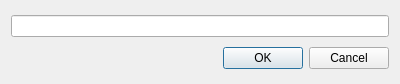
<?xml version="1.0" encoding="UTF-8"?>
<ui version="4.0">
 <class>TextDialog</class>
 <widget class="QDialog" name="TextDialog">
  <property name="geometry">
   <rect>
    <x>0</x>
    <y>0</y>
    <width>400</width>
    <height>84</height>
   </rect>
  </property>
  <property name="windowTitle">
   <string>Dialog</string>
  </property>
  <property name="modal">
   <bool>true</bool>
  </property>
  <layout class="QVBoxLayout" name="verticalLayout">
   <item>
    <widget class="QLineEdit" name="lineEdit"/>
   </item>
   <item>
    <widget class="QDialogButtonBox" name="buttonBox">
     <property name="orientation">
      <enum>Qt::Horizontal</enum>
     </property>
     <property name="standardButtons">
      <set>QDialogButtonBox::Cancel|QDialogButtonBox::Ok</set>
     </property>
    </widget>
   </item>
  </layout>
 </widget>
 <resources/>
 <connections>
  <connection>
   <sender>buttonBox</sender>
   <signal>accepted()</signal>
   <receiver>TextDialog</receiver>
   <slot>accept()</slot>
   <hints>
    <hint type="sourcelabel">
     <x>248</x>
     <y>254</y>
    </hint>
    <hint type="destinationlabel">
     <x>157</x>
     <y>274</y>
    </hint>
   </hints>
  </connection>
  <connection>
   <sender>buttonBox</sender>
   <signal>rejected()</signal>
   <receiver>TextDialog</receiver>
   <slot>reject()</slot>
   <hints>
    <hint type="sourcelabel">
     <x>316</x>
     <y>260</y>
    </hint>
    <hint type="destinationlabel">
     <x>286</x>
     <y>274</y>
    </hint>
   </hints>
  </connection>
 </connections>
</ui>
